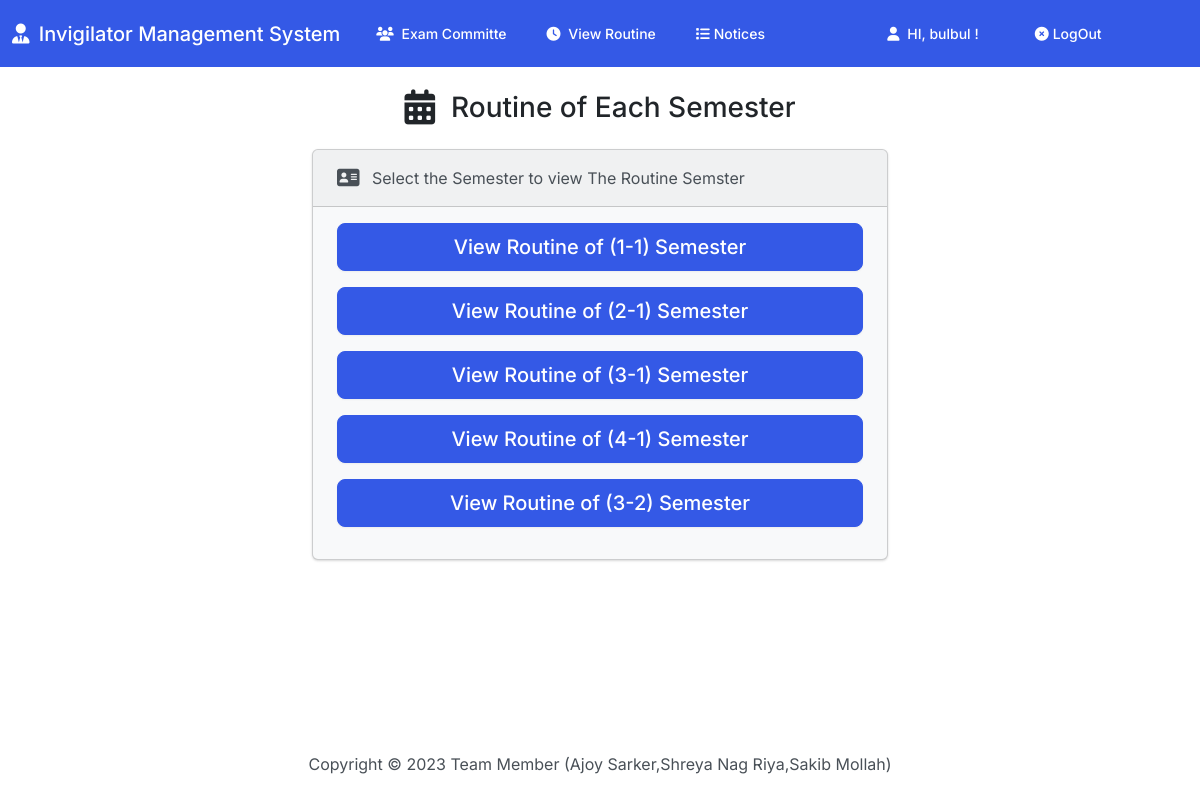
Screenshot of /viewallsemester/ (signed in) with the database file from the repository.
### InvApp/models.py (models this page shows, shortened)
class Semester (models.Model):
    semester_name = models.CharField(null=True, max_length=200)
    student_number = models.PositiveIntegerField()
    courses = models.ManyToManyField(Course, null=True)
    chairman = models.OneToOneField(
        Teacher, on_delete=models.CASCADE, null=True)

### InvApp/views.py (the view)
# urls.py: path('viewallsemester/', views.SemesterDetailView.as_view(), name='viewallsemester'),
class SemesterDetailView(LoginRequiredMixin, TemplateView):
    template_name = "inv/selected_teacher_sem.html"
    login_url = "stu_login"
    def get(self, request):
        semesters = Semester.objects.all()
        semester_list = []
        for semester in semesters:
            semester_list.append({
                'name': semester.semester_name,
                'url': reverse_lazy('viewsemester', args=[semester.semester_name])
            })
        return render(request, self.template_name, {'semester_list': semester_list})

### InvApp/templates/inv/selected_teacher_sem.html (shortened to what this page needs)
{% extends 'inv/base.html' %} {% load static %}
 {% block body %}
<h3 class="text-center m-4">
  <i class="fa-solid fa-calendar-days  fa-lg me-3"></i>Routine of Each Semester
</h3>
<div class="row justify-content-center">
  <div class="col-6">
    <div class="card bg-light mb-3">
      <div class="card-header">
        <i class="fa-solid fa-address-card fa-lg me-2"></i> Select the Semester to view The Routine
        Semster
      </div>
      <div class="card-body">
        {% for semester in semester_list %}
        <div class="d-grid gap-2 mb-3">
          <button class="btn btn-lg btn-primary" type="button">
            <a href="{{ semester.url }}" style="color:white" >View Routine of ({{ semester.name }}) Semester</a>
          </button>
        </div>
        {% endfor %}
      </div>
    </div>
  </div>
</div>
{% endblock %}

### InvApp/templates/inv/base.html (shortened to what this page needs)
{% load static %}
<!DOCTYPE html>
<html lang="en">
  <head>
    <link
      rel="stylesheet"
      href="https://cdnjs.cloudflare.com/ajax/libs/OwlCarousel2/2.3.4/assets/owl.carousel.min.css"
    />
    <link
      rel="stylesheet"
      href="https://cdnjs.cloudflare.com/ajax/libs/OwlCarousel2/2.3.4/assets/owl.theme.default.min.css"
    />
    <link
      rel="stylesheet"
      href="https://cdnjs.cloudflare.com/ajax/libs/font-awesome/6.2.0/css/all.min.css"
    />
    <link
      rel="stylesheet"
      href="https://cdnjs.cloudflare.com/ajax/libs/font-awesome/6.1.1/css/all.min.css"
    />
    <link href="{% static 'css/bootstrap.min.css' %}" rel="stylesheet" />
    <link href="{% static 'css/style.css' %}" rel="stylesheet" />
  </head>
  <body class="d-flex flex-column min-vh-100">
    <nav class="navbar navbar-expand-lg navbar-dark bg-primary">
      <div class="container-fluid">
        <a class="navbar-brand" href="{% url 'index' %}">
          <i class="fa-solid fa-user-tie  me-1"></i>
          {% if user.is_authenticated and user.is_superuser %}
          Invigilator
          {% else %}
          Invigilator Management System
          {% endif%}
        </a>
        <div class="collapse navbar-collapse" id="navbarColor01">
          <ul class="navbar-nav me-auto">
            {% if user.is_authenticated and user.is_superuser or user.teacher %}
            <li class="nav-item">
              <a class="nav-link" href="{% url 'viewcommittellist' %}">
                <i class="fa-sharp fa-solid fa-users  me-1"></i>
                Exam Committe
              </a>
            </li>
            {% endif %}
            <li class="nav-item">
              <a class="nav-link" href="{% url 'viewallsemester' %}">
                <i class="fa-solid fa-clock  me-1"></i> View Routine
              </a>
            </li>
            <li class="nav-item">
              <a class="nav-link" href="{% url 'allnotice' %}">
                <i class="fa-solid fa-list  me-1"></i>Notices
              </a>
            </li>
          </ul>
          <ul class="navbar-nav me-auto">
            {% if user.is_authenticated %}
            <li class="nav-item ms-lg-4">
              <a class="nav-link" href="{% url 'profile' username=user.username %}">
                <i class="fa-solid fa-user me-1"></i>
                HI, {{ user.username }} !
              </a>
            </li>
            <li class="nav-item ms-lg-4">
              <a class="nav-link" href="{% url 'logout' %}">
                <i class="fa-solid fa-circle-xmark  me-1 " ></i>LogOut
              </a>
            </li>
            {% endif %}
          </ul>
        </div>
      </div>
    </nav>
    <div class="container-fluid">
      {% block body %}
      {% endblock %}
    </div>
    <footer class="mt-auto mb-4">
      <div class="text-center">
        <span>
          Copyright &copy;
          Team Member (Ajoy Sarker,Shreya Nag Riya,Sakib Mollah)
        </span>
      </div>
    </footer>
  </body>
</html>

### rows the page displays
Semester: name "1-1"
Semester: name "2-1"
Semester: name "3-1"
Semester: name "4-1"
Semester: name "3-2"

### other values shown
{{ user.username }} "bulbul"
